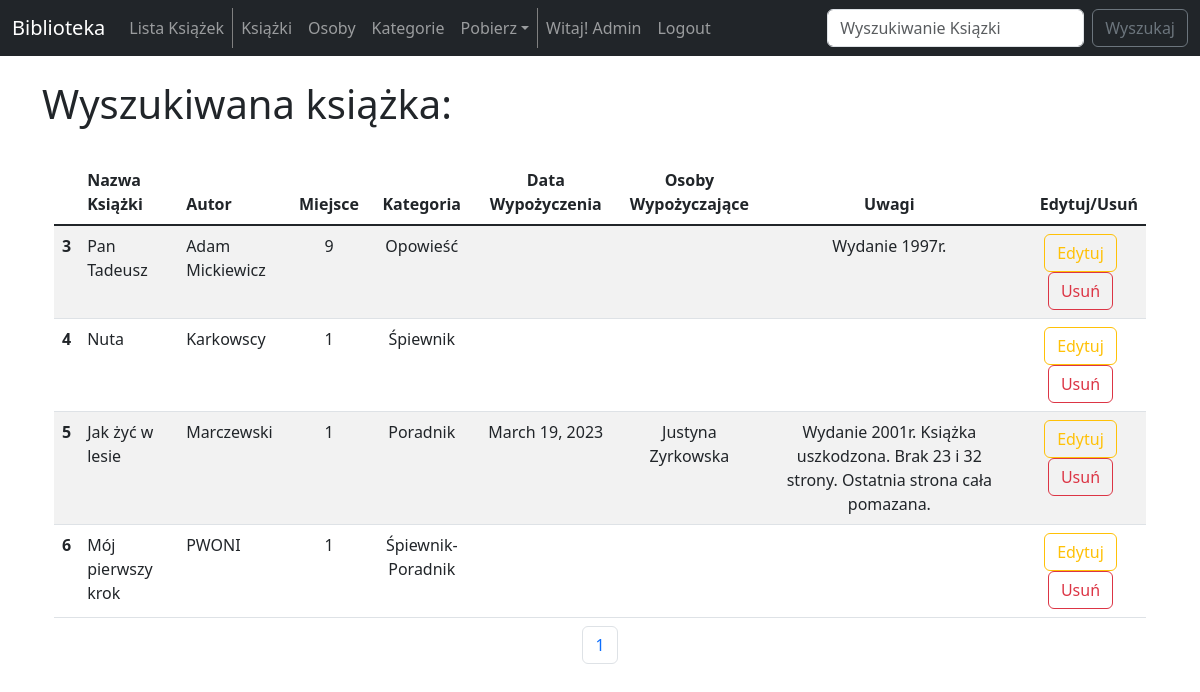
/search_books_admin/ (signed in), run on an earlier commit of the app's database.
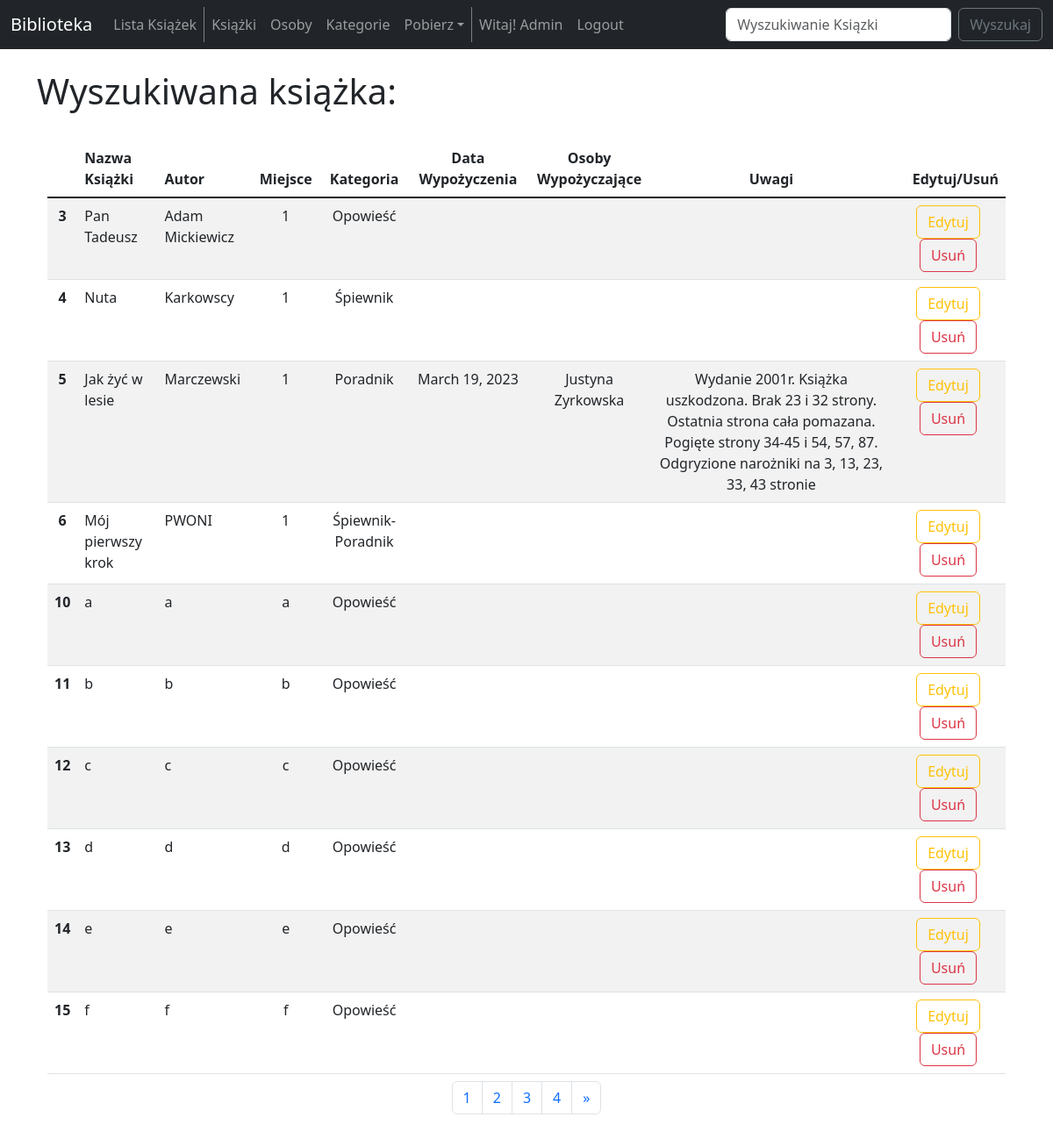
And on a later commit of the database.
### biblioteka_app/models.py (models this page shows, shortened)
class ListBook(models.Model):
    title = models.CharField(max_length=200)
    author = models.CharField(max_length=100)
    location = models.CharField(max_length=50)
    category = models.ManyToManyField(ListBookCategory)
    borrow_date = models.DateField(null=True, blank=True)
    borrower = models.ForeignKey(ListPeople, on_delete=models.SET_NULL, max_length=100, null=True, blank=True)
    notes = models.TextField(null=True, blank=True)

class ListBookCategory(models.Model):
    name = models.CharField(max_length=100)
    def __str__(self):
        return self.name

class ListPeople(models.Model):
    first_name = models.CharField(max_length=100)
    last_name = models.CharField(max_length=200)
    note = models.CharField(max_length=200, null=True, blank=True)
    contact = models.CharField(max_length=200)
    def __str__(self):
        return self.first_name + ' ' + self.last_name

### biblioteka_app/views.py (the view)
# urls.py: path('search_books_admin/', views.search_book_admin, name='search-book-admin'),
def search_book_admin(request):
    if request.method == "POST":
        searched = request.POST['searched']
        request.session['searched'] = searched
    else:
        searched = request.session.get('searched', '')
    books = ListBook.objects.filter(title__icontains=searched)
    p = Paginator(books, 10)
    page = request.GET.get('page')
    list_books = p.get_page(page)
    nums = "a" * list_books.paginator.num_pages
    return render(request, 'search_books_admin.html',
                {
                    'searched': searched,
                    'books': books,
                    'list_books': list_books,
                    'nums': nums,
                })

### biblioteka_app/templates/search_books_admin.html (shortened to what the changed rows need)
{% extends 'base.html' %}
{% block content %}
    {% if user.is_authenticated %}
        <div class="row">
            <div class="col-12">
                <h1>
                    Wyszukiwana książka: {{ searched }}
                </h1>
            </div>
        </div>
        <br/>
        <div class="container text-center">
            <div class="row">
                <div class="col-12">
                    {% if books %}
                        <table class="table table-striped">
                            <thead>
                                <th scope="col"></th>
                                <th scope="col" class="text-start">Nazwa Książki</th>
                                <th scope="col" class="text-start">Autor</th>
                                <th scope="col">Miejsce</th>
                                <th scope="col">Kategoria</th>
                                <th scope="col">Data Wypożyczenia</th>
                                <th scope="col">Osoby Wypożyczające</th>
                                <th scope="col">Uwagi</th>
                                <th scope="col" class="text-end" width="12%">Edytuj/Usuń</th>
                            </thead>
                            <tbody class="table-group-divider">
                                {% for book in list_books %}
                                    <tr>
                                        <th scope="row">{{ book.id }}</th>
                                        <td class="text-start">{{ book.title }}</td>
                                        <td class="text-start">{{ book.author }}</td>
                                        <td>{{ book.location }}</td>
                                        <td>{{ book.category.all|join:'-' }}</td>
                                        <td>
                                            {% if book.borrow_date %}
                                                {{ book.borrow_date }}
                                            {% endif %}
                                        </td>
                                        <td>
                                            {% if book.borrower %}
                                                {{ book.borrower}}
                                            {% endif %}
                                        </td>
                                        <td>{{ book.notes }}</td>
                                        <td>
                                            <a href="{% url 'update-book' book.id %}" class="btn btn-outline-warning">Edytuj</a>
                                            <a href="{% url 'delete-book' book.id %}" class="btn btn-outline-danger">Usuń</a>
                                        </td>
                                    </tr>
                                {% endfor %}
                            </tbody>
                            <caption>
                                <nav aria-label="Page navigation example">
                                    <ul class="pagination justify-content-center">
                                        {% for i in nums %}
                                            <li class="page-item">
                                                <a class="page-link" href="?page={{ forloop.counter }}">{{ forloop.counter }}</a>
                                            </li>
                                        {% endfor %}
                                        {% if list_books.has_next %}
                                            <li class="page-item">
                                                <a class="page-link" href="?page={{ list_books.paginator.num_pages }}">&raquo</a>
                                            </li>
                                        {% endif %}
                                    </ul>
                                </nav>
                            </caption>
                        </table>
                    {% else %}
                        <p> Nie znaleziono takiej książki: {{ searched }} </p>
                    {% endif %}
                </div>
            </div>
        </div>
    {% else %}
        <h3>
            Wybacz, ale musisz być zalogowany/a, aby wejść na tą stronę.
        </h3>
        <a href="{% url 'login' %}">Zaloguj się</a>
    {% endif %}
{% endblock  %}

What changed in the data, as far as the page shows it:
changed ListBook "Pan Tadeusz": location "9" → "1"; notes "Wydanie 1997r." → (not shown)
changed ListBook "Jak żyć w lesie": notes "Wydanie 2001r. Książka uszkodzona. Brak 23 i 32 strony. Ostatnia strona cała pomazana." → "…Ostatnia strona cała pomazana. Pogięte strony 34-45 i 54, 57, 87. Odgryzione narożniki na 3, 13, 23, 33, 43 stronie"
added ListBook: id "10", title "a", author "a", location "a", category.all "Opowieść"
added ListBook: id "11", title "b", author "b", location "b", category.all "Opowieść"
added ListBook: id "12", title "c", author "c", location "c", category.all "Opowieść"
added ListBook: id "13", title "d", author "d", location "d", category.all "Opowieść"
added ListBook: id "14", title "e", author "e", location "e", category.all "Opowieść"
added ListBook: id "15", title "f", author "f", location "f", category.all "Opowieść"
Also different on the page:
new list line: "2"
new list line: "3"
new list line: "4"
